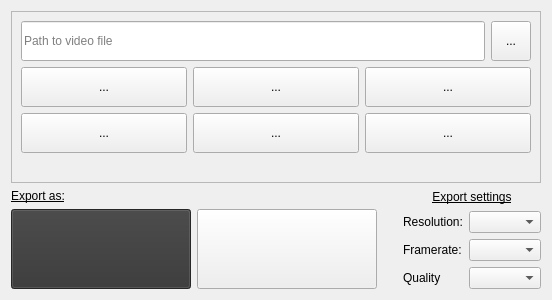
  <widget class="QWidget" name="centralwidget">
   <property name="sizePolicy">
    <sizepolicy hsizetype="Expanding" vsizetype="Expanding">
     <horstretch>0</horstretch>
     <verstretch>0</verstretch>
    </sizepolicy>
   </property>
   <layout class="QVBoxLayout" name="verticalLayout_2">
    <item>
     <layout class="QVBoxLayout" name="verticalLayout">
      <item>
       <widget class="QFrame" name="frame">
        <property name="frameShape">
         <enum>QFrame::StyledPanel</enum>
        </property>
        <property name="frameShadow">
         <enum>QFrame::Raised</enum>
        </property>
        <property name="midLineWidth">
         <number>0</number>
        </property>
        <layout class="QVBoxLayout" name="verticalLayout_3" stretch="0,50,0">
         <item>
          <layout class="QHBoxLayout" name="Player_Path">
           <property name="sizeConstraint">
            <enum>QLayout::SetMinimumSize</enum>
           </property>
           <property name="bottomMargin">
            <number>0</number>
           </property>
           <item>
            <widget class="QLineEdit" name="Path_TextField">
             <property name="sizePolicy">
              <sizepolicy hsizetype="Expanding" vsizetype="Fixed">
               <horstretch>0</horstretch>
               <verstretch>0</verstretch>
              </sizepolicy>
             </property>
             <property name="maximumSize">
              <size>
               <width>16777215</width>
               <height>40</height>
              </size>
             </property>
             <property name="placeholderText">
              <string>Path to video file</string>
             </property>
             <property name="clearButtonEnabled">
              <bool>false</bool>
             </property>
            </widget>
           </item>
           <item>
            <widget class="QToolButton" name="Path_BrowseButton">
             <property name="sizePolicy">
              <sizepolicy hsizetype="Fixed" vsizetype="Fixed">
               <horstretch>1</horstretch>
               <verstretch>1</verstretch>
              </sizepolicy>
             </property>
             <property name="minimumSize">
              <size>
               <width>40</width>
               <height>40</height>
              </size>
             </property>
             <property name="maximumSize">
              <size>
               <width>40</width>
               <height>40</height>
              </size>
             </property>
             <property name="text">
              <string>...</string>
             </property>
             <property name="icon">
              <iconset>
               <normalon>:/icons/Assets/Icons/icons8_folder_64px.png</normalon>
              </iconset>
             </property>
             <property name="autoRaise">
              <bool>false</bool>
             </property>
            </widget>
           </item>
          </layout>
         </item>
         <item>
          <layout class="QGridLayout" name="PlayerHolder" columnstretch="0" rowminimumheight="0">
           <property name="sizeConstraint">
            <enum>QLayout::SetDefaultConstraint</enum>
           </property>
          </layout>
         </item>
         <item>
          <layout class="QVBoxLayout" name="Player_Controls">
           <property name="bottomMargin">
            <number>0</number>
           </property>
           <item>
            <layout class="QHBoxLayout" name="Player_Buttons" stretch="0,0,0">
             <property name="sizeConstraint">
              <enum>QLayout::SetDefaultConstraint</enum>
             </property>
             <property name="bottomMargin">
              <number>0</number>
             </property>
             <item>
              <widget class="QToolButton" name="Player_GoToStart">
               <property name="sizePolicy">
                <sizepolicy hsizetype="Expanding" vsizetype="Minimum">
                 <horstretch>0</horstretch>
                 <verstretch>0</verstretch>
                </sizepolicy>
               </property>
               <property name="maximumSize">
                <size>
                 <width>400</width>
                 <height>40</height>
                </size>
               </property>
               <property name="text">
                <string>...</string>
               </property>
               <property name="icon">
                <iconset resource="GifClipper_Resources.qrc">
                 <normaloff>:/icons/Assets/Icons/icons8_5sec_backwards_64px.png</normaloff>:/icons/Assets/Icons/icons8_5sec_backwards_64px.png</iconset>
               </property>
               <property name="iconSize">
                <size>
                 <width>24</width>
                 <height>32</height>
                </size>
               </property>
              </widget>
             </item>
             <item>
              <widget class="QToolButton" name="Player_Play">
               <property name="sizePolicy">
                <sizepolicy hsizetype="Expanding" vsizetype="Minimum">
                 <horstretch>0</horstretch>
                 <verstretch>0</verstretch>
                </sizepolicy>
               </property>
               <property name="minimumSize">
                <size>
                 <width>0</width>
                 <height>40</height>
                </size>
               </property>
               <property name="maximumSize">
                <size>
                 <width>16777215</width>
                 <height>40</height>
                </size>
               </property>
               <property name="text">
                <string>...</string>
               </property>
               <property name="icon">
                <iconset>
                 <normalon>:/icons/Assets/Icons/icons8_play_64px.png</normalon>
                </iconset>
               </property>
               <property name="iconSize">
                <size>
                 <width>24</width>
                 <height>32</height>
                </size>
               </property>
              </widget>
             </item>
             <item>
              <widget class="QToolButton" name="Player_GoToEnd">
               <property name="sizePolicy">
                <sizepolicy hsizetype="Expanding" vsizetype="Minimum">
                 <horstretch>0</horstretch>
                 <verstretch>0</verstretch>
                </sizepolicy>
               </property>
               <property name="maximumSize">
                <size>
                 <width>400</width>
                 <height>40</height>
                </size>
               </property>
               <property name="text">
                <string>...</string>
               </property>
               <property name="icon">
                <iconset resource="GifClipper_Resources.qrc">
                 <normaloff>:/icons/Assets/Icons/icons8_fast_5sec_forward_64px.png</normaloff>:/icons/Assets/Icons/icons8_fast_5sec_forward_64px.png</iconset>
               </property>
               <property name="iconSize">
                <size>
                 <width>24</width>
                 <height>32</height>
                </size>
               </property>
              </widget>
             </item>
            </layout>
           </item>
           <item>
            <layout class="QHBoxLayout" name="Player_CropButtons">
             <property name="topMargin">
              <number>0</number>
             </property>
             <item>
              <widget class="QToolButton" name="Player_CropStart">
               <property name="sizePolicy">
                <sizepolicy hsizetype="Expanding" vsizetype="Minimum">
                 <horstretch>0</horstretch>
                 <verstretch>0</verstretch>
                </sizepolicy>
               </property>
               <property name="minimumSize">
                <size>
                 <width>40</width>
                 <height>40</height>
                </size>
               </property>
               <property name="maximumSize">
                <size>
                 <width>400</width>
                 <height>40</height>
                </size>
               </property>
               <property name="text">
                <string>...</string>
               </property>
               <property name="icon">
                <iconset>
                 <normalon>:/icons/Assets/Icons/icons8_jog_forward_64px.png</normalon>
                </iconset>
               </property>
               <property name="iconSize">
                <size>
                 <width>24</width>
                 <height>32</height>
                </size>
               </property>
              </widget>
             </item>
             <item>
              <widget class="QToolButton" name="Player_Loop">
               <property name="sizePolicy">
                <sizepolicy hsizetype="Expanding" vsizetype="Minimum">
                 <horstretch>0</horstretch>
                 <verstretch>0</verstretch>
                </sizepolicy>
               </property>
               <property name="minimumSize">
                <size>
                 <width>40</width>
                 <height>40</height>
                </size>
               </property>
               <property name="text">
                <string>...</string>
               </property>
               <property name="icon">
                <iconset resource="GifClipper_Resources.qrc">
                 <normaloff>:/icons/Assets/Icons/icons8_repeat_64px.png</normaloff>:/icons/Assets/Icons/icons8_repeat_64px.png</iconset>
               </property>
               <property name="iconSize">
                <size>
                 <width>24</width>
                 <height>32</height>
                </size>
               </property>
              </widget>
             </item>
             <item>
              <widget class="QToolButton" name="Player_CropEnd">
               <property name="sizePolicy">
                <sizepolicy hsizetype="Expanding" vsizetype="Minimum">
                 <horstretch>0</horstretch>
                 <verstretch>0</verstretch>
                </sizepolicy>
               </property>
               <property name="minimumSize">
                <size>
                 <width>40</width>
                 <height>40</height>
                </size>
               </property>
               <property name="maximumSize">
                <size>
                 <width>400</width>
                 <height>40</height>
                </size>
               </property>
               <property name="text">
                <string>...</string>
               </property>
               <property name="icon">
                <iconset>
                 <normalon>:/icons/Assets/Icons/icons8_jog_reverse_64px.png</normalon>
                </iconset>
               </property>
               <property name="iconSize">
                <size>
                 <width>24</width>
                 <height>32</height>
                </size>
               </property>
              </widget>
             </item>
            </layout>
           </item>
           <item>
            <layout class="QVBoxLayout" name="Player_TimelineHolder">
             <property name="topMargin">
              <number>10</number>
             </property>
             <property name="bottomMargin">
              <number>10</number>
             </property>
            </layout>
           </item>
          </layout>
         </item>
        </layout>
       </widget>
      </item>
      <item>
       <layout class="QHBoxLayout" name="Convert_Layout" stretch="0,3">
        <property name="leftMargin">
         <number>0</number>
        </property>
        <property name="topMargin">
         <number>0</number>
        </property>
        <item>
         <layout class="QGridLayout" name="gridLayout" rowstretch="0,0,0,0" rowminimumheight="0,0,0,0" columnminimumwidth="0,0,0">
          <property name="leftMargin">
           <number>0</number>
          </property>
          <item row="1" column="1">
           <widget class="QPushButton" name="exportVidBtn">
            <property name="sizePolicy">
             <sizepolicy hsizetype="Fixed" vsizetype="Fixed">
              <horstretch>160</horstretch>
              <verstretch>0</verstretch>
             </sizepolicy>
            </property>
            <property name="minimumSize">
             <size>
              <width>180</width>
              <height>80</height>
             </size>
            </property>
            <property name="font">
             <font>
              <pointsize>16</pointsize>
              <bold>true</bold>
             </font>
            </property>
            <property name="text">
             <string/>
            </property>
            <property name="icon">
             <iconset>
              <normalon>:/icons/Assets/Icons/icons8-mpg-64.png</normalon>
             </iconset>
            </property>
            <property name="iconSize">
             <size>
              <width>64</width>
              <height>64</height>
             </size>
            </property>
           </widget>
          </item>
          <item row="1" column="0">
           <widget class="QPushButton" name="convertBtn">
            <property name="enabled">
             <bool>true</bool>
            </property>
            <property name="sizePolicy">
             <sizepolicy hsizetype="Fixed" vsizetype="Fixed">
              <horstretch>0</horstretch>
              <verstretch>0</verstretch>
             </sizepolicy>
            </property>
            <property name="minimumSize">
             <size>
              <width>180</width>
              <height>80</height>
             </size>
            </property>
            <property name="palette">
             <palette>
              <active>
               <colorrole role="WindowText">
                <brush brushstyle="SolidPattern">
                 <color alpha="255">
                  <red>255</red>
                  <green>255</green>
                  <blue>255</blue>
                 </color>
                </brush>
               </colorrole>
               <colorrole role="Button">
                <brush brushstyle="SolidPattern">
                 <color alpha="255">
                  <red>53</red>
                  <green>53</green>
                  <blue>53</blue>
                 </color>
                </brush>
               </colorrole>
               <colorrole role="Light">
                <brush brushstyle="SolidPattern">
                 <color alpha="255">
                  <red>79</red>
                  <green>79</green>
                  <blue>79</blue>
                 </color>
                </brush>
               </colorrole>
               <colorrole role="Midlight">
                <brush brushstyle="SolidPattern">
                 <color alpha="255">
                  <red>66</red>
                  <green>66</green>
                  <blue>66</blue>
                 </color>
                </brush>
               </colorrole>
               <colorrole role="Dark">
                <brush brushstyle="SolidPattern">
                 <color alpha="255">
                  <red>26</red>
                  <green>26</green>
                  <blue>26</blue>
                 </color>
                </brush>
               </colorrole>
               <colorrole role="Mid">
                <brush brushstyle="SolidPattern">
                 <color alpha="255">
                  <red>35</red>
                  <green>35</green>
                  <blue>35</blue>
                 </color>
                </brush>
               </colorrole>
               <colorrole role="Text">
                <brush brushstyle="SolidPattern">
                 <color alpha="255">
                  <red>255</red>
                  <green>255</green>
                  <blue>255</blue>
                 </color>
                </brush>
               </colorrole>
               <colorrole role="BrightText">
                <brush brushstyle="SolidPattern">
                 <color alpha="255">
                  <red>255</red>
                  <green>255</green>
                  <blue>255</blue>
                 </color>
                </brush>
               </colorrole>
               <colorrole role="ButtonText">
                <brush brushstyle="SolidPattern">
                 <color alpha="255">
                  <red>255</red>
                  <green>255</green>
                  <blue>255</blue>
                 </color>
                </brush>
               </colorrole>
               <colorrole role="Base">
                <brush brushstyle="SolidPattern">
                 <color alpha="255">
                  <red>25</red>
                  <green>25</green>
                  <blue>25</blue>
                 </color>
                </brush>
               </colorrole>
               <colorrole role="Window">
                <brush brushstyle="SolidPattern">
                 <color alpha="255">
                  <red>53</red>
                  <green>53</green>
                  <blue>53</blue>
                 </color>
                </brush>
               </colorrole>
               <colorrole role="Shadow">
                <brush brushstyle="SolidPattern">
                 <color alpha="255">
                  <red>0</red>
                  <green>0</green>
                  <blue>0</blue>
                 </color>
                </brush>
               </colorrole>
               <colorrole role="Highlight">
                <brush brushstyle="SolidPattern">
                 <color alpha="255">
                  <red>42</red>
                  <green>130</green>
                  <blue>218</blue>
                 </color>
                </brush>
               </colorrole>
               <colorrole role="HighlightedText">
                <brush brushstyle="SolidPattern">
                 <color alpha="255">
                  <red>0</red>
                  <green>0</green>
                  <blue>0</blue>
                 </color>
                </brush>
               </colorrole>
               <colorrole role="Link">
                <brush brushstyle="SolidPattern">
                 <color alpha="255">
                  <red>42</red>
                  <green>130</green>
                  <blue>218</blue>
                 </color>
                </brush>
               </colorrole>
               <colorrole role="LinkVisited">
                <brush brushstyle="SolidPattern">
                 <color alpha="255">
                  <red>130</red>
                  <green>42</green>
                  <blue>218</blue>
                 </color>
                </brush>
               </colorrole>
               <colorrole role="AlternateBase">
                <brush brushstyle="SolidPattern">
                 <color alpha="255">
                  <red>53</red>
                  <green>53</green>
                  <blue>53</blue>
                 </color>
                </brush>
               </colorrole>
               <colorrole role="ToolTipBase">
                <brush brushstyle="SolidPattern">
                 <color alpha="255">
                  <red>0</red>
                  <green>0</green>
                  <blue>0</blue>
                 </color>
                </brush>
               </colorrole>
               <colorrole role="ToolTipText">
                <brush brushstyle="SolidPattern">
                 <color alpha="255">
                  <red>255</red>
                  <green>255</green>
                  <blue>255</blue>
                 </color>
                </brush>
               </colorrole>
               <colorrole role="PlaceholderText">
                <brush brushstyle="SolidPattern">
                 <color alpha="127">
                  <red>255</red>
                  <green>255</green>
                  <blue>255</blue>
                 </color>
                </brush>
               </colorrole>
              </active>
              <inactive>
               <colorrole role="WindowText">
                <brush brushstyle="SolidPattern">
                 <color alpha="255">
                  <red>255</red>
                  <green>255</green>
                  <blue>255</blue>
                 </color>
                </brush>
               </colorrole>
               <colorrole role="Button">
                <brush brushstyle="SolidPattern">
                 <color alpha="255">
                  <red>53</red>
                  <green>53</green>
                  <blue>53</blue>
                 </color>
                </brush>
               </colorrole>
               <colorrole role="Light">
                <brush brushstyle="SolidPattern">
                 <color alpha="255">
                  <red>79</red>
                  <green>79</green>
                  <blue>79</blue>
                 </color>
                </brush>
               </colorrole>
               <colorrole role="Midlight">
                <brush brushstyle="SolidPattern">
                 <color alpha="255">
                  <red>66</red>
                  <green>66</green>
                  <blue>66</blue>
                 </color>
                </brush>
               </colorrole>
               <colorrole role="Dark">
                <brush brushstyle="SolidPattern">
                 <color alpha="255">
                  <red>26</red>
                  <green>26</green>
                  <blue>26</blue>
                 </color>
                </brush>
               </colorrole>
               <colorrole role="Mid">
                <brush brushstyle="SolidPattern">
                 <color alpha="255">
                  <red>35</red>
                  <green>35</green>
                  <blue>35</blue>
                 </color>
                </brush>
               </colorrole>
               <colorrole role="Text">
                <brush brushstyle="SolidPattern">
                 <color alpha="255">
                  <red>255</red>
                  <green>255</green>
                  <blue>255</blue>
                 </color>
                </brush>
               </colorrole>
               <colorrole role="BrightText">
                <brush brushstyle="SolidPattern">
                 <color alpha="255">
                  <red>255</red>
                  <green>255</green>
                  <blue>255</blue>
                 </color>
                </brush>
               </colorrole>
               <colorrole role="ButtonText">
                <brush brushstyle="SolidPattern">
                 <color alpha="255">
                  <red>255</red>
                  <green>255</green>
                  <blue>255</blue>
                 </color>
                </brush>
               </colorrole>
               <colorrole role="Base">
                <brush brushstyle="SolidPattern">
                 <color alpha="255">
                  <red>25</red>
                  <green>25</green>
                  <blue>25</blue>
                 </color>
                </brush>
               </colorrole>
               <colorrole role="Window">
                <brush brushstyle="SolidPattern">
                 <color alpha="255">
                  <red>53</red>
                  <green>53</green>
                  <blue>53</blue>
                 </color>
                </brush>
               </colorrole>
               <colorrole role="Shadow">
                <brush brushstyle="SolidPattern">
                 <color alpha="255">
                  <red>0</red>
                  <green>0</green>
                  <blue>0</blue>
                 </color>
                </brush>
               </colorrole>
               <colorrole role="Highlight">
                <brush brushstyle="SolidPattern">
                 <color alpha="255">
                  <red>42</red>
                  <green>130</green>
                  <blue>218</blue>
                 </color>
                </brush>
               </colorrole>
               <colorrole role="HighlightedText">
                <brush brushstyle="SolidPattern">
                 <color alpha="255">
                  <red>0</red>
                  <green>0</green>
                  <blue>0</blue>
                 </color>
                </brush>
               </colorrole>
               <colorrole role="Link">
                <brush brushstyle="SolidPattern">
                 <color alpha="255">
                  <red>42</red>
                  <green>130</green>
                  <blue>218</blue>
                 </color>
                </brush>
               </colorrole>
               <colorrole role="LinkVisited">
                <brush brushstyle="SolidPattern">
                 <color alpha="255">
                  <red>130</red>
                  <green>42</green>
                  <blue>218</blue>
                 </color>
                </brush>
               </colorrole>
               <colorrole role="AlternateBase">
                <brush brushstyle="SolidPattern">
                 <color alpha="255">
                  <red>53</red>
                  <green>53</green>
                  <blue>53</blue>
                 </color>
                </brush>
               </colorrole>
               <colorrole role="ToolTipBase">
                <brush brushstyle="SolidPattern">
                 <color alpha="255">
                  <red>0</red>
                  <green>0</green>
                  <blue>0</blue>
                 </color>
                </brush>
               </colorrole>
               <colorrole role="ToolTipText">
                <brush brushstyle="SolidPattern">
                 <color alpha="255">
                  <red>255</red>
                  <green>255</green>
                  <blue>255</blue>
                 </color>
                </brush>
               </colorrole>
               <colorrole role="PlaceholderText">
                <brush brushstyle="SolidPattern">
                 <color alpha="127">
                  <red>255</red>
                  <green>255</green>
                  <blue>255</blue>
                 </color>
                </brush>
               </colorrole>
              </inactive>
              <disabled>
               <colorrole role="WindowText">
                <brush brushstyle="SolidPattern">
                 <color alpha="255">
                  <red>26</red>
                  <green>26</green>
                  <blue>26</blue>
                 </color>
                </brush>
               </colorrole>
               <colorrole role="Button">
                <brush brushstyle="SolidPattern">
                 <color alpha="255">
                  <red>53</red>
                  <green>53</green>
                  <blue>53</blue>
                 </color>
                </brush>
               </colorrole>
               <colorrole role="Light">
                <brush brushstyle="SolidPattern">
                 <color alpha="255">
                  <red>79</red>
                  <green>79</green>
                  <blue>79</blue>
                 </color>
                </brush>
               </colorrole>
               <colorrole role="Midlight">
                <brush brushstyle="SolidPattern">
                 <color alpha="255">
                  <red>66</red>
                  <green>66</green>
                  <blue>66</blue>
                 </color>
                </brush>
               </colorrole>
               <colorrole role="Dark">
                <brush brushstyle="SolidPattern">
                 <color alpha="255">
                  <red>26</red>
                  <green>26</green>
                  <blue>26</blue>
                 </color>
                </brush>
               </colorrole>
               <colorrole role="Mid">
                <brush brushstyle="SolidPattern">
                 <color alpha="255">
                  <red>35</red>
                  <green>35</green>
                  <blue>35</blue>
                 </color>
                </brush>
               </colorrole>
               <colorrole role="Text">
                <brush brushstyle="SolidPattern">
                 <color alpha="255">
                  <red>26</red>
                  <green>26</green>
                  <blue>26</blue>
                 </color>
                </brush>
               </colorrole>
               <colorrole role="BrightText">
                <brush brushstyle="SolidPattern">
                 <color alpha="255">
                  <red>255</red>
                  <green>255</green>
                  <blue>255</blue>
                 </color>
                </brush>
               </colorrole>
               <colorrole role="ButtonText">
                <brush brushstyle="SolidPattern">
                 <color alpha="255">
                  <red>26</red>
                  <green>26</green>
                  <blue>26</blue>
                 </color>
                </brush>
               </colorrole>
               <colorrole role="Base">
                <brush brushstyle="SolidPattern">
                 <color alpha="255">
                  <red>53</red>
                  <green>53</green>
                  <blue>53</blue>
                 </color>
                </brush>
               </colorrole>
               <colorrole role="Window">
                <brush brushstyle="SolidPattern">
                 <color alpha="255">
                  <red>53</red>
                  <green>53</green>
                  <blue>53</blue>
                 </color>
                </brush>
               </colorrole>
               <colorrole role="Shadow">
                <brush brushstyle="SolidPattern">
                 <color alpha="255">
                  <red>0</red>
                  <green>0</green>
                  <blue>0</blue>
                 </color>
                </brush>
               </colorrole>
               <colorrole role="HighlightedText">
                <brush brushstyle="SolidPattern">
                 <color alpha="255">
                  <red>0</red>
                  <green>0</green>
                  <blue>0</blue>
                 </color>
                </brush>
               </colorrole>
               <colorrole role="Link">
                <brush brushstyle="SolidPattern">
                 <color alpha="255">
                  <red>42</red>
                  <green>130</green>
                  <blue>218</blue>
                 </color>
                </brush>
               </colorrole>
               <colorrole role="LinkVisited">
                <brush brushstyle="SolidPattern">
                 <color alpha="255">
                  <red>130</red>
                  <green>42</green>
                  <blue>218</blue>
                 </color>
                </brush>
               </colorrole>
               <colorrole role="AlternateBase">
                <brush brushstyle="SolidPattern">
                 <color alpha="255">
                  <red>53</red>
                  <green>53</green>
                  <blue>53</blue>
                 </color>
                </brush>
               </colorrole>
               <colorrole role="ToolTipBase">
                <brush brushstyle="SolidPattern">
                 <color alpha="255">
                  <red>0</red>
                  <green>0</green>
                  <blue>0</blue>
                 </color>
                </brush>
               </colorrole>
               <colorrole role="ToolTipText">
                <brush brushstyle="SolidPattern">
                 <color alpha="255">
                  <red>255</red>
                  <green>255</green>
                  <blue>255</blue>
                 </color>
                </brush>
               </colorrole>
               <colorrole role="PlaceholderText">
                <brush brushstyle="SolidPattern">
                 <color alpha="127">
                  <red>26</red>
                  <green>26</green>
                  <blue>26</blue>
                 </color>
                </brush>
               </colorrole>
              </disabled>
             </palette>
            </property>
            <property name="font">
             <font>
              <pointsize>16</pointsize>
              <bold>true</bold>
             </font>
            </property>
            <property name="text">
             <string/>
            </property>
            <property name="icon">
             <iconset>
              <normalon>:/icons/Assets/Icons/icons8_gif_64px.png</normalon>
             </iconset>
            </property>
            <property name="iconSize">
             <size>
              <width>64</width>
              <height>64</height>
             </size>
            </property>
           </widget>
          </item>
          <item row="0" column="0" colspan="2">
           <widget class="QLabel" name="label_5">
            <property name="font">
             <font>
              <underline>true</underline>
             </font>
            </property>
            <property name="text">
             <string>Export as:</string>
            </property>
            <property name="alignment">
             <set>Qt::AlignLeading|Qt::AlignLeft|Qt::AlignVCenter</set>
            </property>
           </widget>
          </item>
         </layout>
        </item>
        <item>
         <layout class="QGridLayout" name="gridLayout_2">
          <property name="leftMargin">
           <number>20</number>
          </property>
          <item row="3" column="0">
           <widget class="QLabel" name="label_2">
            <property name="text">
             <string>Framerate:</string>
            </property>
           </widget>
          </item>
          <item row="2" column="1">
           <widget class="QComboBox" name="convert_res_box"/>
          </item>
          <item row="3" column="1">
           <widget class="QComboBox" name="convert_fps_box"/>
          </item>
          <item row="2" column="0">
           <widget class="QLabel" name="label">
            <property name="text">
             <string>Resolution:</string>
            </property>
           </widget>
          </item>
          <item row="6" column="1">
           <widget class="QComboBox" name="convert_quality_box"/>
          </item>
          <item row="6" column="0">
           <widget class="QLabel" name="label_4">
            <property name="text">
             <string>Quality</string>
            </property>
           </widget>
          </item>
          <item row="1" column="0" colspan="2">
           <widget class="QLabel" name="label_3">
            <property name="font">
             <font>
              <underline>true</underline>
             </font>
            </property>
            <property name="text">
             <string>Export settings</string>
            </property>
            <property name="alignment">
             <set>Qt::AlignCenter</set>
            </property>
           </widget>
          </item>
         </layout>
        </item>
       </layout>
      </item>
     </layout>
    </item>
   </layout>
  </widget>
